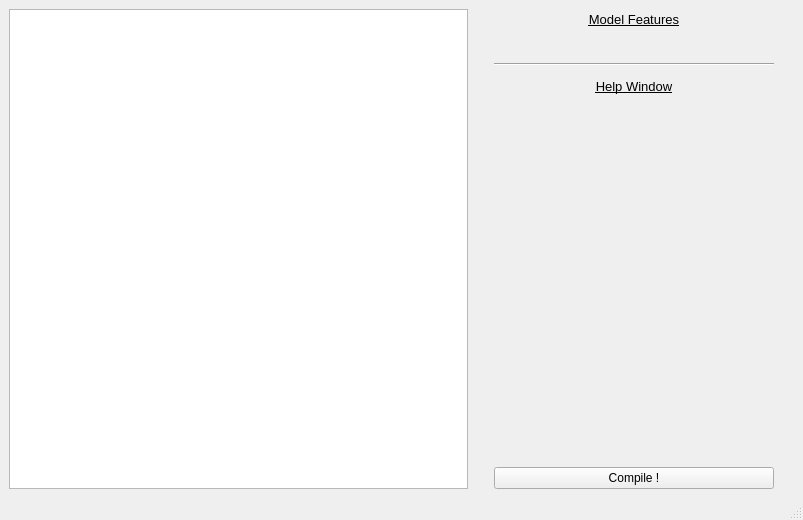
<?xml version="1.0" encoding="UTF-8"?>
<ui version="4.0">
 <class>MainWindow</class>
 <widget class="QMainWindow" name="MainWindow">
  <property name="geometry">
   <rect>
    <x>0</x>
    <y>0</y>
    <width>803</width>
    <height>520</height>
   </rect>
  </property>
  <property name="windowTitle">
   <string>MainWindow</string>
  </property>
  <widget class="QWidget" name="centralwidget">
   <layout class="QHBoxLayout" name="horizontalLayout_2">
    <item>
     <layout class="QGridLayout" name="gridLayout_2">
      <item row="0" column="2">
       <layout class="QVBoxLayout" name="verticalLayout">
        <property name="spacing">
         <number>10</number>
        </property>
        <property name="leftMargin">
         <number>20</number>
        </property>
        <property name="rightMargin">
         <number>20</number>
        </property>
        <item>
         <widget class="QLabel" name="label">
          <property name="minimumSize">
           <size>
            <width>280</width>
            <height>20</height>
           </size>
          </property>
          <property name="font">
           <font>
            <pointsize>10</pointsize>
            <weight>50</weight>
            <bold>false</bold>
            <underline>true</underline>
            <strikeout>false</strikeout>
           </font>
          </property>
          <property name="text">
           <string>Model Features</string>
          </property>
          <property name="alignment">
           <set>Qt::AlignCenter</set>
          </property>
         </widget>
        </item>
        <item>
         <widget class="QLabel" name="mdlLabel">
          <property name="font">
           <font>
            <pointsize>9</pointsize>
           </font>
          </property>
          <property name="text">
           <string/>
          </property>
          <property name="alignment">
           <set>Qt::AlignCenter</set>
          </property>
         </widget>
        </item>
        <item>
         <widget class="Line" name="line">
          <property name="orientation">
           <enum>Qt::Horizontal</enum>
          </property>
         </widget>
        </item>
        <item>
         <widget class="QLabel" name="label_2">
          <property name="minimumSize">
           <size>
            <width>0</width>
            <height>20</height>
           </size>
          </property>
          <property name="font">
           <font>
            <pointsize>10</pointsize>
            <weight>50</weight>
            <bold>false</bold>
            <underline>true</underline>
           </font>
          </property>
          <property name="text">
           <string>Help Window</string>
          </property>
          <property name="alignment">
           <set>Qt::AlignCenter</set>
          </property>
         </widget>
        </item>
        <item>
         <spacer name="verticalSpacer_2">
          <property name="orientation">
           <enum>Qt::Vertical</enum>
          </property>
          <property name="sizeHint" stdset="0">
           <size>
            <width>20</width>
            <height>40</height>
           </size>
          </property>
         </spacer>
        </item>
        <item>
         <widget class="QLabel" name="helpLabel">
          <property name="maximumSize">
           <size>
            <width>280</width>
            <height>16777215</height>
           </size>
          </property>
          <property name="font">
           <font>
            <pointsize>9</pointsize>
           </font>
          </property>
          <property name="text">
           <string/>
          </property>
          <property name="wordWrap">
           <bool>true</bool>
          </property>
         </widget>
        </item>
        <item>
         <spacer name="verticalSpacer">
          <property name="orientation">
           <enum>Qt::Vertical</enum>
          </property>
          <property name="sizeHint" stdset="0">
           <size>
            <width>20</width>
            <height>40</height>
           </size>
          </property>
         </spacer>
        </item>
        <item>
         <widget class="QPushButton" name="compileButton">
          <property name="text">
           <string>Compile !</string>
          </property>
         </widget>
        </item>
       </layout>
      </item>
      <item row="0" column="0">
       <widget class="QTextEdit" name="textEdit">
        <property name="minimumSize">
         <size>
          <width>400</width>
          <height>0</height>
         </size>
        </property>
        <property name="font">
         <font>
          <pointsize>10</pointsize>
         </font>
        </property>
        <property name="html">
         <string>&lt;!DOCTYPE HTML PUBLIC &quot;-//W3C//DTD HTML 4.0//EN&quot; &quot;http://www.w3.org/TR/REC-html40/strict.dtd&quot;&gt;
&lt;html&gt;&lt;head&gt;&lt;meta name=&quot;qrichtext&quot; content=&quot;1&quot; /&gt;&lt;style type=&quot;text/css&quot;&gt;
p, li { white-space: pre-wrap; }
&lt;/style&gt;&lt;/head&gt;&lt;body style=&quot; font-family:'MS Shell Dlg 2'; font-size:10pt; font-weight:400; font-style:normal;&quot;&gt;
&lt;p style=&quot;-qt-paragraph-type:empty; margin-top:0px; margin-bottom:0px; margin-left:0px; margin-right:0px; -qt-block-indent:0; text-indent:0px; font-size:8.25pt;&quot;&gt;&lt;br /&gt;&lt;/p&gt;&lt;/body&gt;&lt;/html&gt;</string>
        </property>
       </widget>
      </item>
     </layout>
    </item>
   </layout>
   <zorder>gridLayoutWidget</zorder>
   <zorder>gridLayoutWidget</zorder>
   <zorder>textEdit</zorder>
   <zorder>horizontalSpacer</zorder>
  </widget>
  <widget class="QMenuBar" name="menubar">
   <property name="geometry">
    <rect>
     <x>0</x>
     <y>0</y>
     <width>803</width>
     <height>21</height>
    </rect>
   </property>
  </widget>
  <widget class="QStatusBar" name="statusbar"/>
 </widget>
 <resources/>
 <connections/>
</ui>
